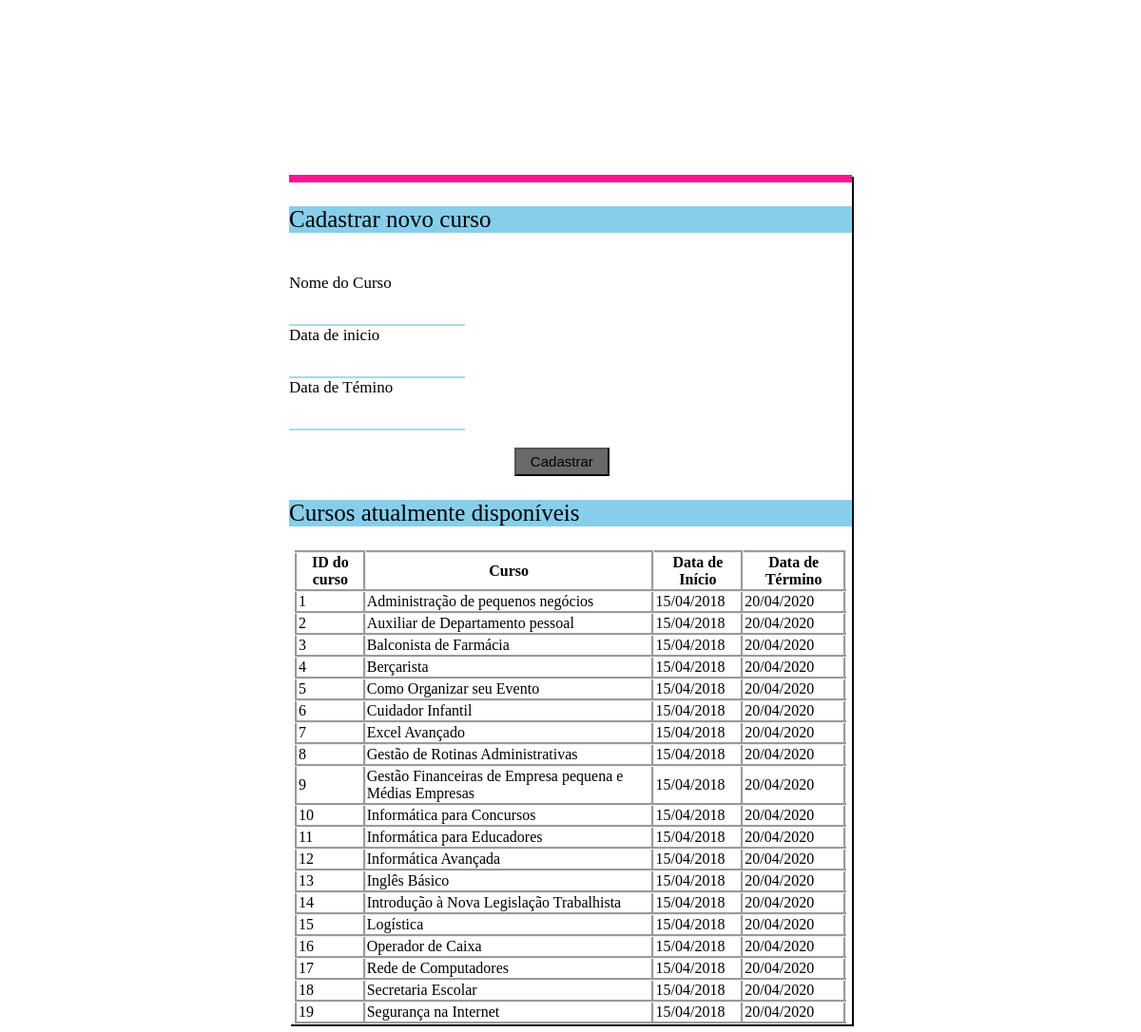
/CadastrarCurso/CadastrarCurso.php, run on an earlier commit of the app's database.
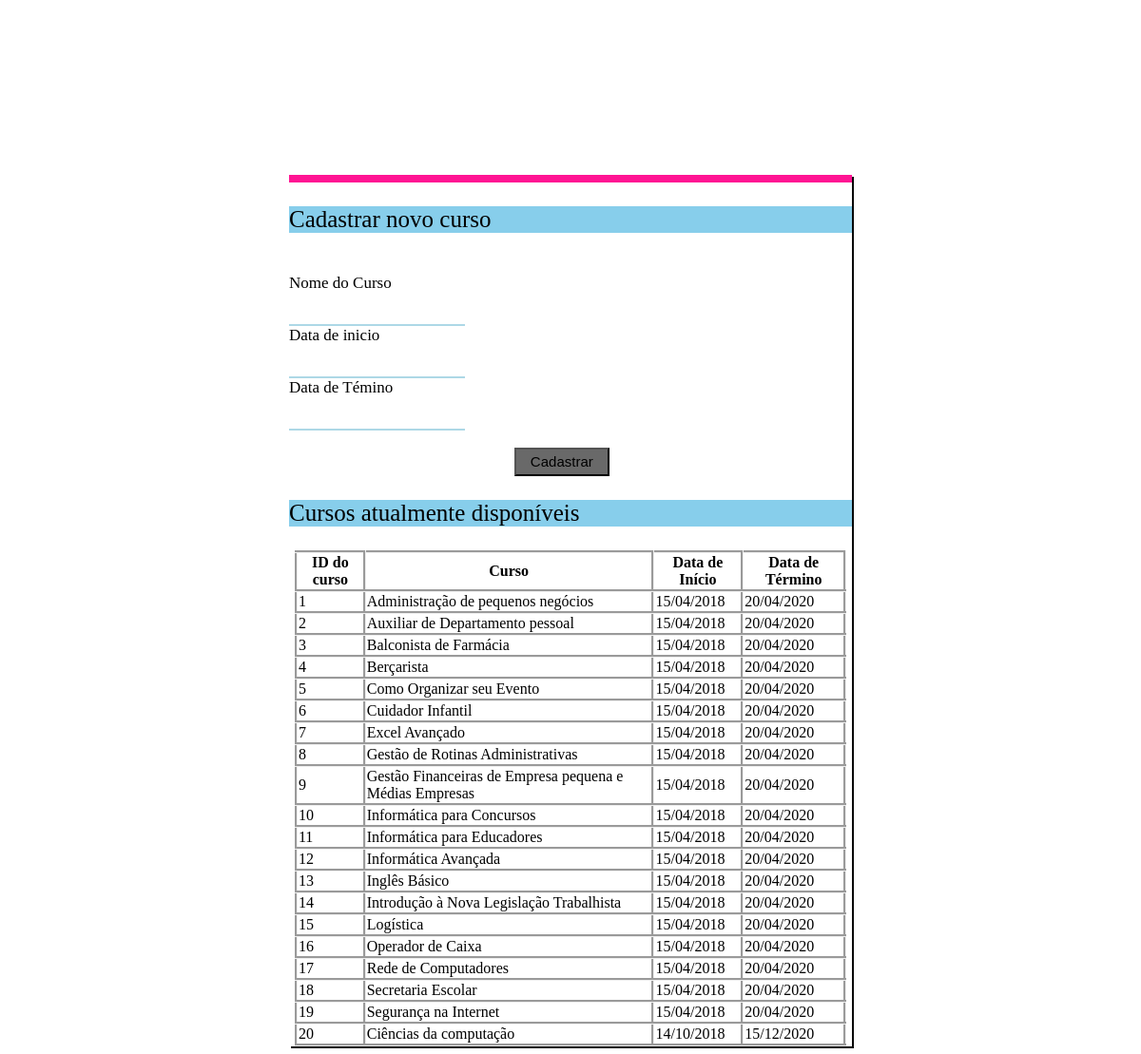
And on a later commit of the database.
### tables this page shows
CREATE TABLE curso (
  idCurso int(11) NOT NULL,
  nome varchar(255) NOT NULL,
  cursoInicio date NOT NULL,
  cursoFim date NOT NULL
);

### CadastrarCurso/CadastrarCurso.php (the view, shortened to what this page needs)
<html>
    <head>
    </head>
    <body>
        <div class="caixa">
            <p class="separador">Cadastrar novo curso</p>
            <br>
            <form action="sendCourseToDatabase.php" method="POST">
                <label class="formulario" for="cursoNome">Nome do Curso</label><br>
                <input required class="entrada" type="text" name="cursoNome"><br>
                <label class="formulario" for="cursoInicio">Data de inicio</label><br>
                <input required maxlength="10" class="entrada" type="text" name="cursoInicio" onkeydown="javascript: fMasc( this, mData );" ><br>
                <label class="formulario" for="cursoFim">Data de Témino</label><br>
                <input required maxlength="10" class="entrada" type="text"name="cursoFim" onkeydown="javascript: fMasc( this, mData );"><br>
                <br>
                <input class="bntEnviar" type="submit" value="Cadastrar">
            </form>
            <p class="separador">Cursos atualmente disponíveis</p>
            <table>
                <thead>
                    <th>ID do curso</th>
                    <th>Curso</th>
                    <th>Data de Início</th>
                    <th>Data de Término</th>
                </thead>
                <tbody>
                    <?php
                        $con = open_connection();
                        $sql="SELECT * FROM curso";
                        $resultado = mysqli_query($con,$sql) or die("Erro ao retornar dados");
                        while($registro = mysqli_fetch_array($resultado))
                        {
                            $nome= $registro['nome'];
                            $id= $registro['idCurso'];
                            $cursoInicio =$registro['cursoInicio'];
                            $cursoFim = $registro['cursoFim'];
                            $cursoInicioUSformat = DateTime::createFromFormat('Y-m-d',$cursoInicio);
                            $cursoInicioBRFormat = $cursoInicioUSformat->format('d/m/Y');
                            $cursoFimUSformat = DateTime::createFromFormat('Y-m-d',$cursoFim);
                            $cursoFimBRFormat = $cursoFimUSformat->format('d/m/Y');
                            echo" <tr>
                                    <td>$id</td>
                                    <td>$nome</td>
                                    <td>$cursoInicioBRFormat</td>
                                    <td>$cursoFimBRFormat</td>
                                </tr>";
                        }
                    ?>
                </tbody>
            </table>
        </div>
    </body>
</html>

### CSS/style.css (style rules this page uses)
.entrada { height: 35px; border-top: 0; border-left: 0; border-right: 0; font-size: 14; border-bottom-color: #ADD8E6; }
.formulario { font-size: 17; }
.separador { background-color: SkyBlue; font-size: 25; }
.caixa { margin-top: 15.5%; text-align: left; margin-left: 25%; margin-right: 25%; width: 50%; background-color: rgba(255, 255, 255); border-top-color: rgb(255,20,147); border-top-style: solid; border-top-width: 8px; box-shadow: 2px 2px #000000; }
.bntEnviar { margin-right: 30%; margin-left: 40%; width: 100px; height: 30px; font-size: 15px; background-color: DimGray; text-decoration: none; color: Black; cursor: pointer; }
table, th, td { margin: 1%; border: 3px outset; border-collapse: collapse; }
body { background-image: url(https://lh5.googleusercontent.com/hFPuUWnDzTTTnDWmpTevbdQUnBOai9UBN3M5mOyBhesUcLJmvO72XJ7OHnRP7f21hErDi1g8vQ=w2042); background-size: 100%; background-repeat: no-repeat; }

What changed in the data, as far as the page shows it:
added curso: idCurso "20", nome "Ciências da computação", cursoInicio "14/10/2018", cursoFim "15/12/2020"
